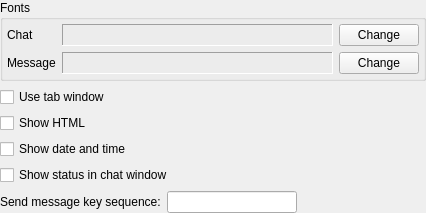
<ui version="4.0" >
 <class>MessengerOptionsClass</class>
 <widget class="QWidget" name="MessengerOptionsClass" >
  <property name="geometry" >
   <rect>
    <x>0</x>
    <y>0</y>
    <width>426</width>
    <height>208</height>
   </rect>
  </property>
  <layout class="QVBoxLayout" name="verticalLayout" >
   <property name="margin" >
    <number>0</number>
   </property>
   <item>
    <widget class="QGroupBox" name="grbFonts" >
     <property name="title" >
      <string>Fonts</string>
     </property>
     <layout class="QGridLayout" >
      <property name="margin" >
       <number>4</number>
      </property>
      <item row="0" column="0" >
       <widget class="QLabel" name="lblChatLabel" >
        <property name="text" >
         <string>Chat</string>
        </property>
       </widget>
      </item>
      <item row="0" column="2" >
       <widget class="QLabel" name="lblChatFont" >
        <property name="sizePolicy" >
         <sizepolicy vsizetype="Preferred" hsizetype="Expanding" >
          <horstretch>0</horstretch>
          <verstretch>0</verstretch>
         </sizepolicy>
        </property>
        <property name="frameShape" >
         <enum>QFrame::Panel</enum>
        </property>
        <property name="frameShadow" >
         <enum>QFrame::Sunken</enum>
        </property>
        <property name="text" >
         <string/>
        </property>
       </widget>
      </item>
      <item row="0" column="3" >
       <widget class="QPushButton" name="pbtChatFont" >
        <property name="text" >
         <string>Change</string>
        </property>
       </widget>
      </item>
      <item row="1" column="0" colspan="2" >
       <widget class="QLabel" name="lblMessageLabel" >
        <property name="text" >
         <string>Message</string>
        </property>
       </widget>
      </item>
      <item row="1" column="2" >
       <widget class="QLabel" name="lblMessageFont" >
        <property name="sizePolicy" >
         <sizepolicy vsizetype="Preferred" hsizetype="Expanding" >
          <horstretch>0</horstretch>
          <verstretch>0</verstretch>
         </sizepolicy>
        </property>
        <property name="frameShape" >
         <enum>QFrame::Panel</enum>
        </property>
        <property name="frameShadow" >
         <enum>QFrame::Sunken</enum>
        </property>
        <property name="text" >
         <string/>
        </property>
       </widget>
      </item>
      <item row="1" column="3" >
       <widget class="QPushButton" name="pbtMessageFont" >
        <property name="text" >
         <string>Change</string>
        </property>
       </widget>
      </item>
     </layout>
    </widget>
   </item>
   <item>
    <widget class="QCheckBox" name="chbUseTabWindow" >
     <property name="text" >
      <string>Use tab window</string>
     </property>
    </widget>
   </item>
   <item>
    <widget class="QCheckBox" name="chbViewShowHtml" >
     <property name="text" >
      <string>Show HTML</string>
     </property>
    </widget>
   </item>
   <item>
    <widget class="QCheckBox" name="chbViewShowDateTime" >
     <property name="text" >
      <string>Show date and time</string>
     </property>
    </widget>
   </item>
   <item>
    <widget class="QCheckBox" name="chbChatShowStatus" >
     <property name="text" >
      <string>Show status in chat window</string>
     </property>
    </widget>
   </item>
   <item>
    <layout class="QHBoxLayout" name="horizontalLayout" >
     <item>
      <widget class="QLabel" name="lblSendKey" >
       <property name="text" >
        <string>Send message key sequence:</string>
       </property>
      </widget>
     </item>
     <item>
      <widget class="QLineEdit" name="lneSendKey" />
     </item>
     <item>
      <spacer name="horizontalSpacer" >
       <property name="orientation" >
        <enum>Qt::Horizontal</enum>
       </property>
       <property name="sizeHint" stdset="0" >
        <size>
         <width>40</width>
         <height>20</height>
        </size>
       </property>
      </spacer>
     </item>
    </layout>
   </item>
  </layout>
 </widget>
 <layoutdefault spacing="6" margin="11" />
 <resources/>
 <connections/>
</ui>
